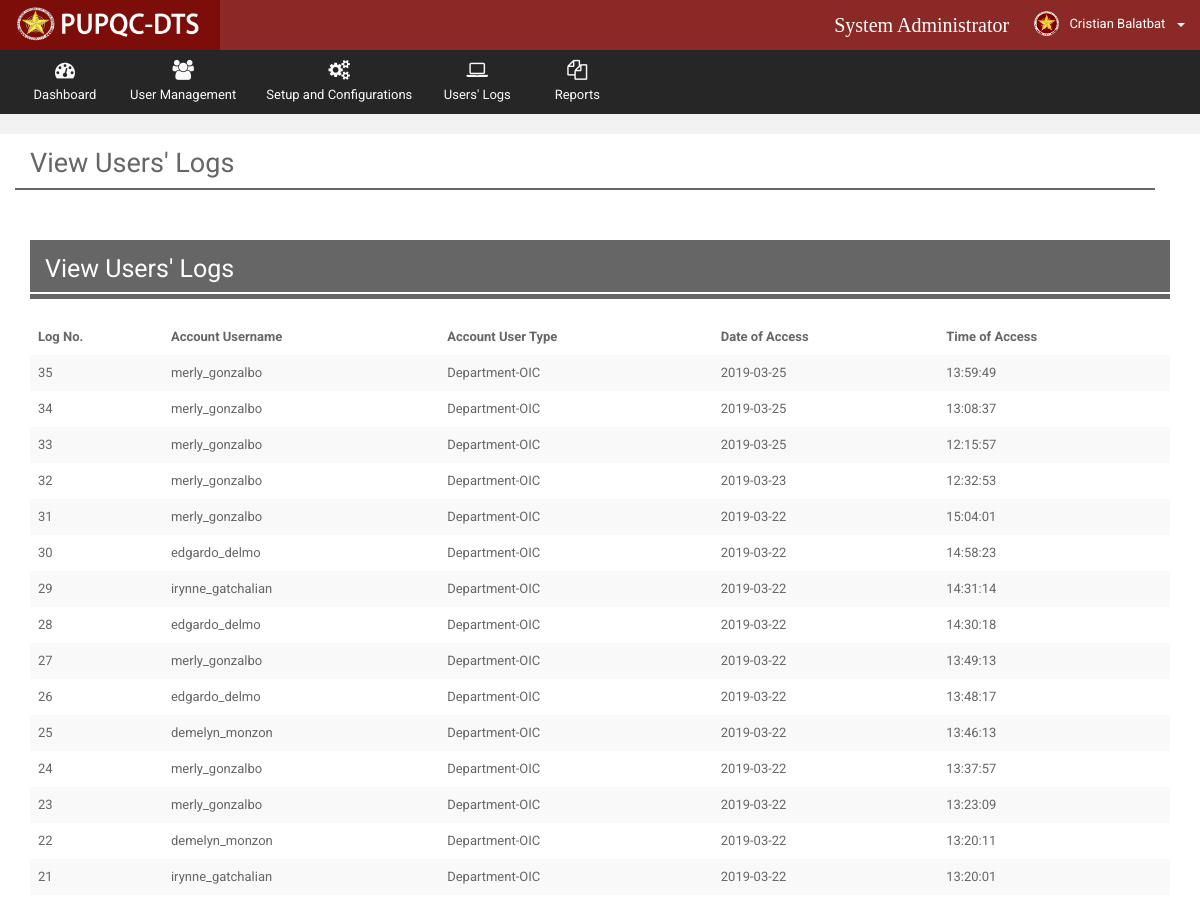
Page /Web/Admin/views/users_log.php (signed in, upper part) on the earlier database version.
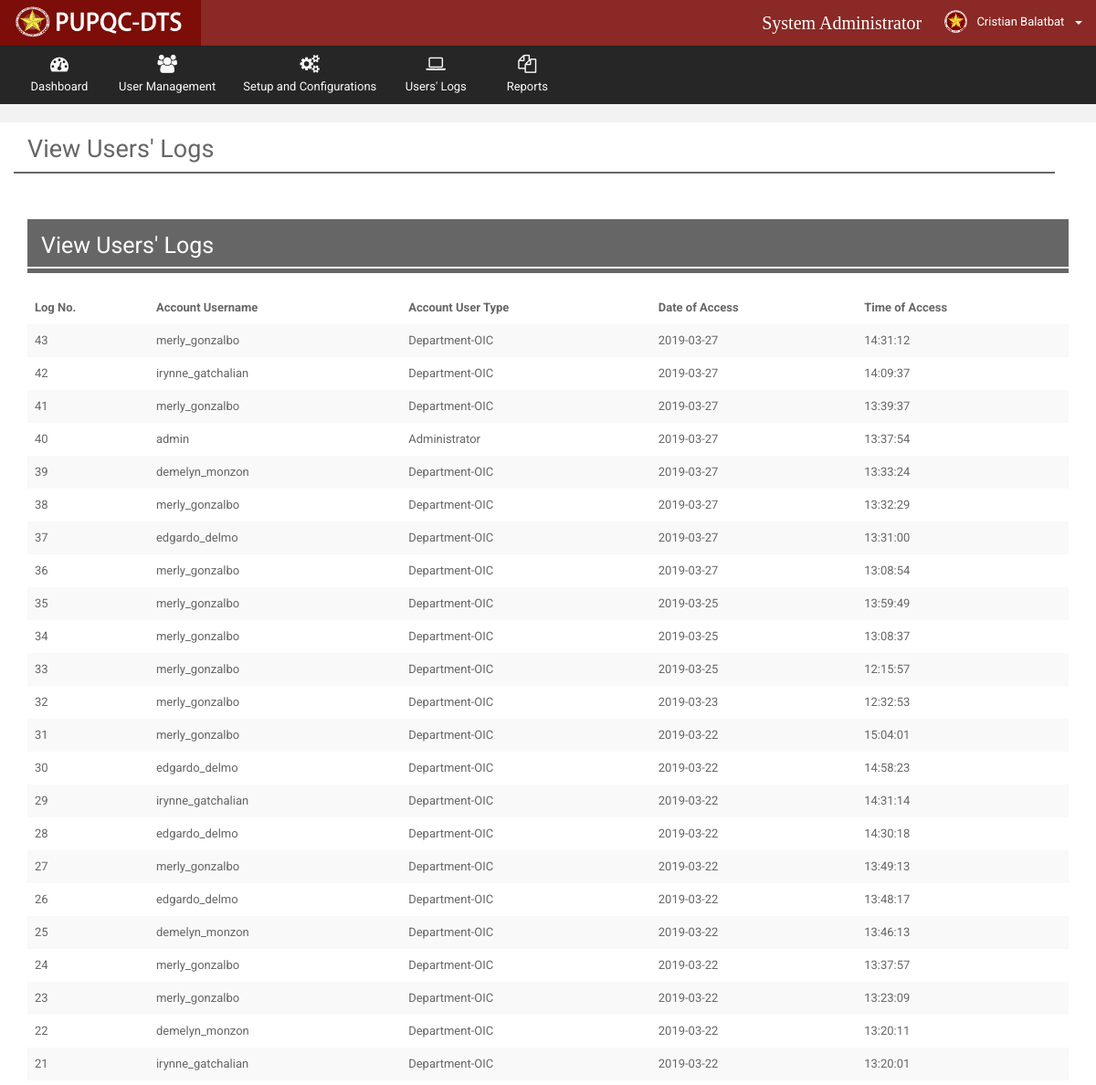
Same page on the later database version.
### tables this page shows
CREATE TABLE `t_users_log` (
  `log_No` int(200) NOT NULL,
  `log_userID` int(10) NOT NULL,
  `log_usertype` int(10) NOT NULL,
  `log_datestamp` date NOT NULL,
  `log_timestamp` time NOT NULL
);

CREATE TABLE `t_accounts` (
  `acc_ID` int(10) NOT NULL,
  `acc_empID` int(10) NOT NULL,
  `acc_username` varchar(100) NOT NULL,
  `acc_password` varchar(100) NOT NULL,
  `acc_email` varchar(255) DEFAULT NULL,
  `acc_user_role` int(10) NOT NULL,
  `acc_active_flag` varchar(20) NOT NULL DEFAULT 'Active',
  `acc_timestamp` datetime NOT NULL DEFAULT CURRENT_TIMESTAMP,
  `acc_mod_date` datetime NOT NULL DEFAULT CURRENT_TIMESTAMP
);

CREATE TABLE `r_user_role` (
  `usr_ID` int(10) NOT NULL,
  `usr_desc` varchar(50) NOT NULL,
  `usr_stat` bit(1) NOT NULL,
  `usr_timestamp` datetime NOT NULL
);

### Web/Admin/views/users_log.php (the view, shortened to what this page needs)
<?php
    include("../utilities/Header.php");
    include("../utilities/Notification.php");
    include("../utilities/navibar.php");
    include("../utilities/Tables.php");
?>
      <div class="wrapper row-offcanvas row-offcanvas-left">
       <div class="content">
          <section class="main-content">
             <div class="col-md-12">
                    <h2 style="margin-top: 15px">View Users' Logs</h2>
                    <div class="row" style="padding:1px; background-color: #666666; margin-bottom: 50px; width: 100%"></div>
             </div>
            <div class="row" style="background-color: white">
              <div class="col-md-12">
                <div class="box-info">
                  <div class="col-md-12">
                    <div class="box-info">
                      <div class="panel-heading" style="background-color: #666666; ">
                        <h4 style="color: white; font-size: 25px">View Users' Logs</h4>
                        <div class="row" style="padding:1px; background-color:white;"></div>
                      </div>
                      <br>
                      <div class="adv-table">
                       <table id="datatables" class="table table-striped table-no-border">
                          <thead>
                          <tr>
                              <th>Log No.</th>
                              <th>Account Username</th>
                              <th>Account User Type</th>
                              <th>Date of Access</th>
                              <th>Time of Access</th>
                          </tr>
                          </thead>
                          <tbody>
                          <?php
                              $view_query = mysqli_query($connection,"SELECT * FROM `t_users_log` AS LOG
                                                                      INNER JOIN `t_accounts` AS ACC
                                                                      INNER JOIN `r_user_role` AS USR
                                                                      ON LOG.log_userID = ACC.acc_ID and
                                                                      LOG.log_usertype = USR.usr_ID ORDER BY LOG.Log_No DESC");
                              while($row = mysqli_fetch_assoc($view_query))
                              {
                                  $No = $row["log_No"];
                                  $username = $row["acc_username"];
                                  $userrole = $row["usr_desc"];
                                  $log_date = $row["log_datestamp"];
                                  $log_time = $row["log_timestamp"];
                          ?>
                              <tr class="gradeX">
                                  <td><?php echo $No; ?></td>
                                  <td width=""><?php echo $username ?></td>
                                  <td width=""><?php echo $userrole; ?></td>
                                  <td width=""><?php echo $log_date ?></td>
                                  <td width=""><?php echo $log_time ?></td>
                              </tr>
                          <?php } ?>
                          </tbody>
                        </table>
                      </div>
                    </div>
                  </div>
                </div>
              </div>
            </div>
          </section>
       </div>
      </div>
   </body>
</html>

Differences in the rows shown:
added t_users_log: log_No "43", log_userID.acc_username "merly_gonzalbo", r_user_role.usr_desc "Department-OIC", log_datestamp "2019-03-27", log_timestamp "14:31:12"
added t_users_log: log_No "42", log_userID.acc_username "irynne_gatchalian", r_user_role.usr_desc "Department-OIC", log_datestamp "2019-03-27", log_timestamp "14:09:37"
added t_users_log: log_No "41", log_userID.acc_username "merly_gonzalbo", r_user_role.usr_desc "Department-OIC", log_datestamp "2019-03-27", log_timestamp "13:39:37"
added t_users_log: log_No "40", log_userID.acc_username "admin", r_user_role.usr_desc "Administrator", log_datestamp "2019-03-27", log_timestamp "13:37:54"
added t_users_log: log_No "39", log_userID.acc_username "demelyn_monzon", r_user_role.usr_desc "Department-OIC", log_datestamp "2019-03-27", log_timestamp "13:33:24"
added t_users_log: log_No "38", log_userID.acc_username "merly_gonzalbo", r_user_role.usr_desc "Department-OIC", log_datestamp "2019-03-27", log_timestamp "13:32:29"
added t_users_log: log_No "37", log_userID.acc_username "edgardo_delmo", r_user_role.usr_desc "Department-OIC", log_datestamp "2019-03-27", log_timestamp "13:31:00"
added t_users_log: log_No "36", log_userID.acc_username "merly_gonzalbo", r_user_role.usr_desc "Department-OIC", log_datestamp "2019-03-27", log_timestamp "13:08:54"
